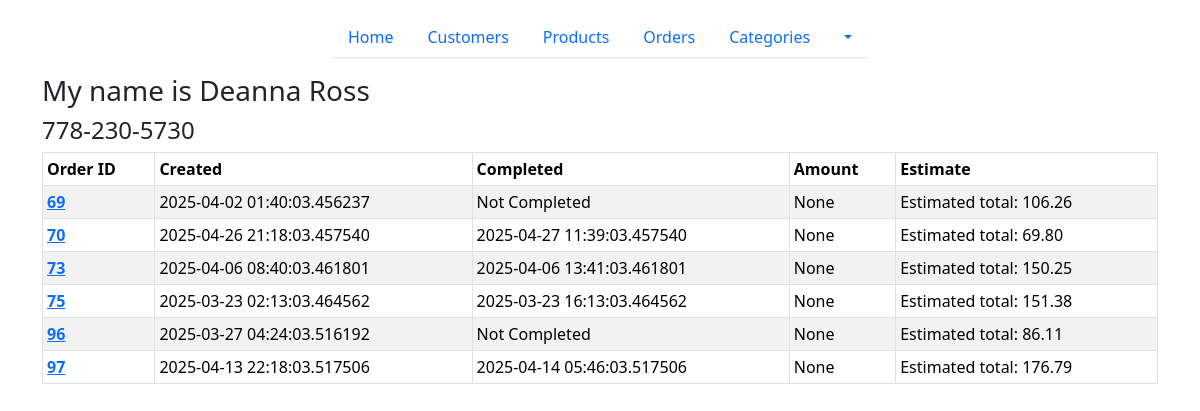
Page /customers/1 on the earlier database version.
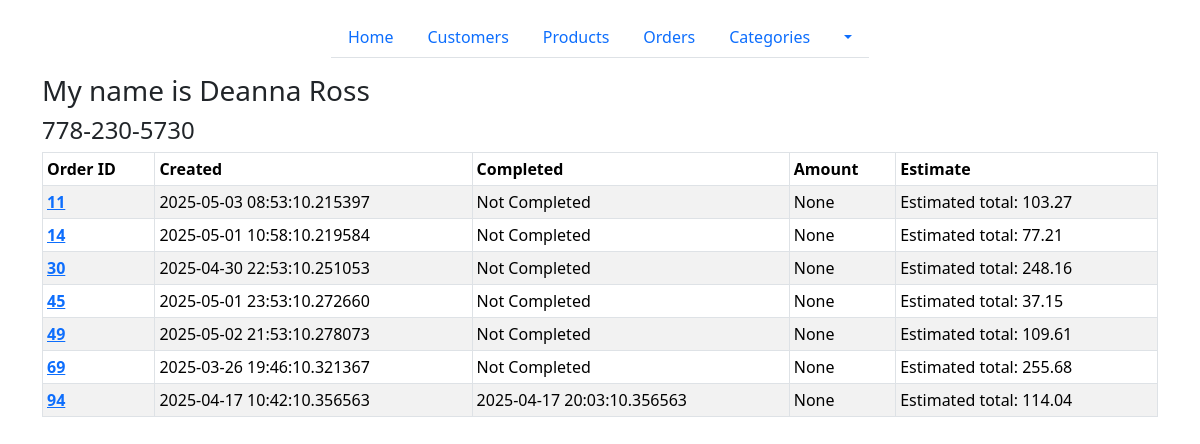
Same page on the later database version.
### models/order.py (models this page shows, shortened)
class Order(db.Model):
    __tablename__ = "Orders"
    id = db.mapped_column(db.Integer, primary_key=True)
    customer_id = db.mapped_column(db.Integer, db.ForeignKey("Customers.id"))
    created = db.mapped_column(db.DateTime, nullable=False, default=db.func.now())
    completed = db.mapped_column(db.DateTime, nullable=True, default=None)
    amount = db.mapped_column(db.DECIMAL(6,2), nullable=True, default=None)
    items = db.relationship('ProductOrder', back_populates="order")
    customer = db.relationship('Customer', back_populates='orders')
    def estimate(self):
        total = 0
        for item in self.items:
            total += item.quantity * item.product.price
        return round(total,2)

### models/productOrder.py (models this page shows, shortened)
class ProductOrder(db.Model):
    __tablename__ = "ProductOrder"
    product_id = db.mapped_column(db.ForeignKey("Products.id"), primary_key=True)
    order_id = db.mapped_column(db.ForeignKey("Orders.id"), primary_key=True)
    quantity = db.mapped_column(db.Integer, nullable=False)
    product = db.relationship('Product', back_populates="order")
    order = db.relationship('Order', back_populates='items')

### models/product.py (models this page shows, shortened)
class Product(db.Model):
    __tablename__ = "Products"
    id = db.mapped_column(db.Integer, primary_key=True)
    name = db.mapped_column(db.String)
    price = db.mapped_column(db.DECIMAL(10, 2))
    available = db.mapped_column(db.Integer, default=0)
    category_id = db.mapped_column(db.Integer, db.ForeignKey("Categories.id"))
    category = db.relationship("Category", back_populates="products")
    order = db.relationship("ProductOrder", back_populates="product")

### routes/customers.py (the view)
@customers_bp.route("/<int:id>")
def customer_detail(id):
    stmt = db.select(Customer).where(Customer.id == id)
    data = db.session.execute(stmt).scalar()
    stmt2 = db.select(Order).where(Order.customer_id == id)
    orders = db.session.execute(stmt2).scalars()
    return render_template("customer.html", customer = data, orders=orders)

### templates/customer.html
{% extends "base.html" %}
{% block content %}
<h3>My name is {{ customer.name }}</h3>
<h4>{{ customer.phone }}</h4>
<table class="table table-bordered table-striped table-sm table-hover">
    <thead>
        <tr>
            <th>Order ID</th>
            <th>Created</th>
            <th>Completed</th>
            <th>Amount</th>
            <th>Estimate</th>
        </tr>
    </thead>
    <tbody class="table-group-divider">
    <tbody>
        {% for order in orders %}
        <tr>
            <th>
                <a href="{{ url_for('single_order_page', order_id=order.id)}}">{{ order.id }}</a>
            </th>
            <td>
                {{ order.created }}
            </td>
            <td>
                {% if not order.completed %}
                Not Completed
                {% else %}
                {{ order.completed }}
                {% endif %}
            </td>
            <td>
                {{ order.amount }}
            </td>
            <td>
                Estimated total: {{ order.estimate() }}
            </td>
        </tr>
        {% endfor %}
    </tbody>
</table>
</body>
{% endblock %}

Differences in the rows shown:
no longer on this page (row edited): Order: id "70", created "2025-04-26 21:18:03.457540", completed "2025-04-27 11:39:03.457540", amount "None", estimate "69.80"
no longer on this page (row edited): Order: id "73", created "2025-04-06 08:40:03.461801", completed "2025-04-06 13:41:03.461801", amount "None", estimate "150.25"
no longer on this page (row edited): Order: id "75", created "2025-03-23 02:13:03.464562", completed "2025-03-23 16:13:03.464562", amount "None", estimate "151.38"
no longer on this page (row edited): Order: id "96", created "2025-03-27 04:24:03.516192", shows "Not Completed", amount "None", estimate "86.11"
no longer on this page (row edited): Order: id "97", created "2025-04-13 22:18:03.517506", completed "2025-04-14 05:46:03.517506", amount "None", estimate "176.79"
now on this page (row edited): Order: id "11", created "2025-05-03 08:53:10.215397", shows "Not Completed", amount "None", estimate "103.27"
now on this page (row edited): Order: id "14", created "2025-05-01 10:58:10.219584", shows "Not Completed", amount "None", estimate "77.21"
now on this page (row edited): Order: id "30", created "2025-04-30 22:53:10.251053", shows "Not Completed", amount "None", estimate "248.16"
now on this page (row edited): Order: id "45", created "2025-05-01 23:53:10.272660", shows "Not Completed", amount "None", estimate "37.15"
now on this page (row edited): Order: id "49", created "2025-05-02 21:53:10.278073", shows "Not Completed", amount "None", estimate "109.61"
changed Order id 69: created "2025-04-02 01:40:03.456237" → "2025-03-26 19:46:10.321367"; estimate "106.26" → "255.68"
now on this page (row edited): Order: id "94", created "2025-04-17 10:42:10.356563", completed "2025-04-17 20:03:10.356563", amount "None", estimate "114.04"
